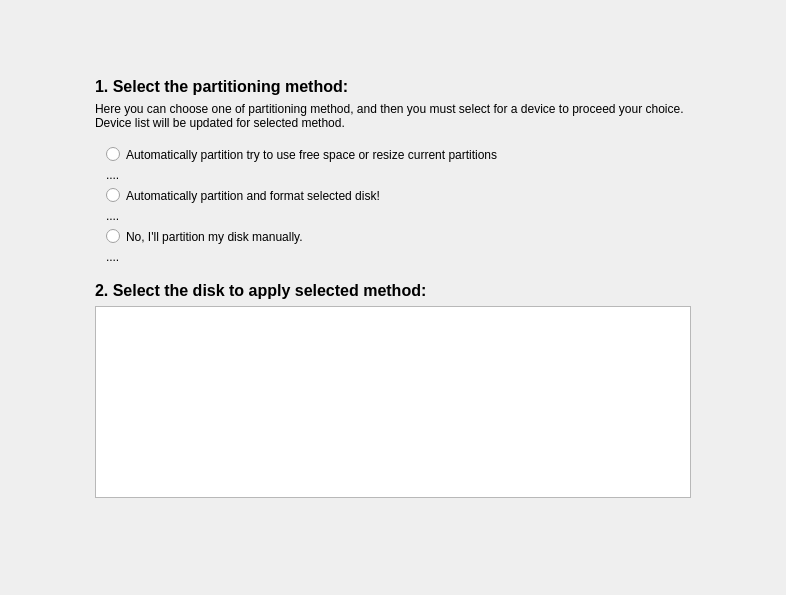
<ui version="4.0" >
 <class>AutoPartWidget</class>
 <widget class="QWidget" name="AutoPartWidget" >
  <property name="geometry" >
   <rect>
    <x>0</x>
    <y>0</y>
    <width>786</width>
    <height>595</height>
   </rect>
  </property>
  <property name="windowTitle" >
   <string>Form1</string>
  </property>
  <layout class="QGridLayout" >
   <item row="0" column="1" >
    <spacer>
     <property name="orientation" >
      <enum>Qt::Vertical</enum>
     </property>
     <property name="sizeHint" >
      <size>
       <width>596</width>
       <height>31</height>
      </size>
     </property>
    </spacer>
   </item>
   <item rowspan="2" row="1" column="0" >
    <spacer>
     <property name="orientation" >
      <enum>Qt::Horizontal</enum>
     </property>
     <property name="sizeHint" >
      <size>
       <width>40</width>
       <height>20</height>
      </size>
     </property>
    </spacer>
   </item>
   <item row="1" column="1" >
    <layout class="QVBoxLayout" >
     <item>
      <widget class="QLabel" name="textLabel1" >
       <property name="text" >
        <string>&lt;html>&lt;head>&lt;meta name="qrichtext" content="1" />&lt;style type="text/css">
p, li { white-space: pre-wrap; }
&lt;/style>&lt;/head>&lt;body style=" font-family:'Droid Sans'; font-size:8pt; font-weight:400; font-style:normal;">
&lt;p style=" margin-top:0px; margin-bottom:0px; margin-left:0px; margin-right:0px; -qt-block-indent:0; text-indent:0px;">&lt;span style=" font-size:12pt; font-weight:600;">1. Select the partitioning method:&lt;/span>&lt;/p>&lt;/body>&lt;/html></string>
       </property>
       <property name="alignment" >
        <set>Qt::AlignTop</set>
       </property>
       <property name="wordWrap" >
        <bool>true</bool>
       </property>
      </widget>
     </item>
     <item>
      <widget class="QLabel" name="label" >
       <property name="text" >
        <string>Here you can choose one of partitioning method, and then you must select for a device to proceed your choice. &lt;br>Device list will be updated for selected method.</string>
       </property>
       <property name="textFormat" >
        <enum>Qt::AutoText</enum>
       </property>
       <property name="wordWrap" >
        <bool>true</bool>
       </property>
      </widget>
     </item>
    </layout>
   </item>
   <item rowspan="2" row="1" column="2" >
    <spacer>
     <property name="orientation" >
      <enum>Qt::Horizontal</enum>
     </property>
     <property name="sizeHint" >
      <size>
       <width>40</width>
       <height>20</height>
      </size>
     </property>
    </spacer>
   </item>
   <item row="2" column="1" >
    <widget class="QGroupBox" name="groupBox" >
     <property name="styleSheet" >
      <string>border:none;</string>
     </property>
     <property name="title" >
      <string/>
     </property>
     <property name="flat" >
      <bool>false</bool>
     </property>
     <property name="checkable" >
      <bool>false</bool>
     </property>
     <layout class="QGridLayout" >
      <item row="0" column="0" >
       <widget class="QRadioButton" name="accept_auto_1" >
        <property name="font" >
         <font/>
        </property>
        <property name="text" >
         <string>Automatically partition try to use free space or resize current partitions</string>
        </property>
       </widget>
      </item>
      <item row="1" column="0" >
       <widget class="QLabel" name="label_2" >
        <property name="text" >
         <string>....</string>
        </property>
       </widget>
      </item>
      <item row="2" column="0" >
       <widget class="QRadioButton" name="accept_auto_2" >
        <property name="font" >
         <font/>
        </property>
        <property name="text" >
         <string>Automatically partition and format selected disk!</string>
        </property>
       </widget>
      </item>
      <item row="3" column="0" >
       <widget class="QLabel" name="label_3" >
        <property name="text" >
         <string>....</string>
        </property>
       </widget>
      </item>
      <item row="4" column="0" >
       <widget class="QRadioButton" name="manual" >
        <property name="font" >
         <font/>
        </property>
        <property name="text" >
         <string>No, I'll partition my disk manually.</string>
        </property>
       </widget>
      </item>
      <item row="5" column="0" >
       <widget class="QLabel" name="label_4" >
        <property name="text" >
         <string>....</string>
        </property>
       </widget>
      </item>
     </layout>
    </widget>
   </item>
   <item row="3" column="1" >
    <layout class="QVBoxLayout" >
     <item>
      <widget class="QLabel" name="textLabel1_2" >
       <property name="text" >
        <string>&lt;html>&lt;head>&lt;meta name="qrichtext" content="1" />&lt;style type="text/css">
p, li { white-space: pre-wrap; }
&lt;/style>&lt;/head>&lt;body style=" font-family:'Droid Sans'; font-size:8pt; font-weight:400; font-style:normal;">
&lt;p style=" margin-top:0px; margin-bottom:0px; margin-left:0px; margin-right:0px; -qt-block-indent:0; text-indent:0px;">&lt;span style=" font-size:12pt; font-weight:600;">2. Select the disk to apply selected method:&lt;/span>&lt;/p>&lt;/body>&lt;/html></string>
       </property>
       <property name="alignment" >
        <set>Qt::AlignTop</set>
       </property>
       <property name="wordWrap" >
        <bool>true</bool>
       </property>
      </widget>
     </item>
     <item>
      <widget class="QListWidget" name="device_list" />
     </item>
    </layout>
   </item>
   <item row="4" column="1" >
    <widget class="QLabel" name="info" >
     <property name="text" >
      <string>&amp;nbsp;</string>
     </property>
     <property name="textFormat" >
      <enum>Qt::RichText</enum>
     </property>
     <property name="alignment" >
      <set>Qt::AlignCenter</set>
     </property>
     <property name="wordWrap" >
      <bool>true</bool>
     </property>
    </widget>
   </item>
   <item row="5" column="1" >
    <spacer>
     <property name="orientation" >
      <enum>Qt::Vertical</enum>
     </property>
     <property name="sizeHint" >
      <size>
       <width>20</width>
       <height>40</height>
      </size>
     </property>
    </spacer>
   </item>
  </layout>
 </widget>
 <layoutdefault spacing="6" margin="11" />
 <pixmapfunction>qPixmapFromMimeSource</pixmapfunction>
 <resources/>
 <connections/>
</ui>
